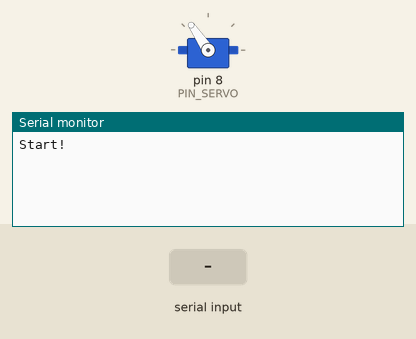
This sketch was run on a simulated Arduino Uno, built with avr-gcc and run on an emulated ATmega328P. Parts: servo, the last lines printed to the serial monitor. The inputs (shaded band) are chosen by the test bench.

Above: at 6.2 s.
6.3 s: "90,45\n" received over Serial
At 7.9 s:
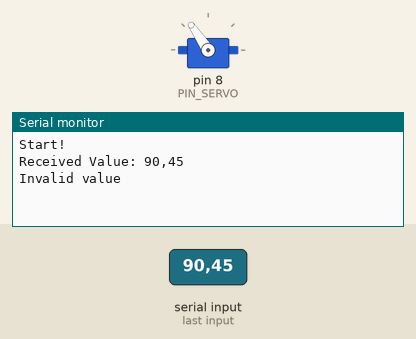
8.8 s: "5\n" received over Serial
At 10.7 s:
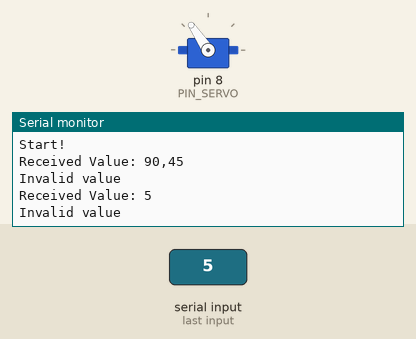

The sketch:

pipette.ino
```cpp
#include <Servo.h>
Servo myServo;

#define len0 (1820)
#define PIN_SERVO (8)

void setup()
{
  Serial.begin(9600);
  Serial.println("Start!");
  myServo.attach(PIN_SERVO);
  myServo.writeMicroseconds(len0);
  delay(5000);
}


void loop()
{
   if ( Serial.available() ) {
     String len_str = Serial.readString();
     Serial.print("Received Value: ");
     Serial.println(len_str);
     int len = len_str.toInt();
     if (len >= 1000 && len <= 2000)
     {
        Serial.println("Valid value");
        myServo.writeMicroseconds(len);
     } else {
        Serial.println("Invalid value");
     }
   }
}
```

Measured:
- after the input at 6.3 s, the serial monitor: prints a new line after 1.0 s (image 1)
- after the input at 8.8 s, the serial monitor: prints a new line after 1.0 s (image 2)
